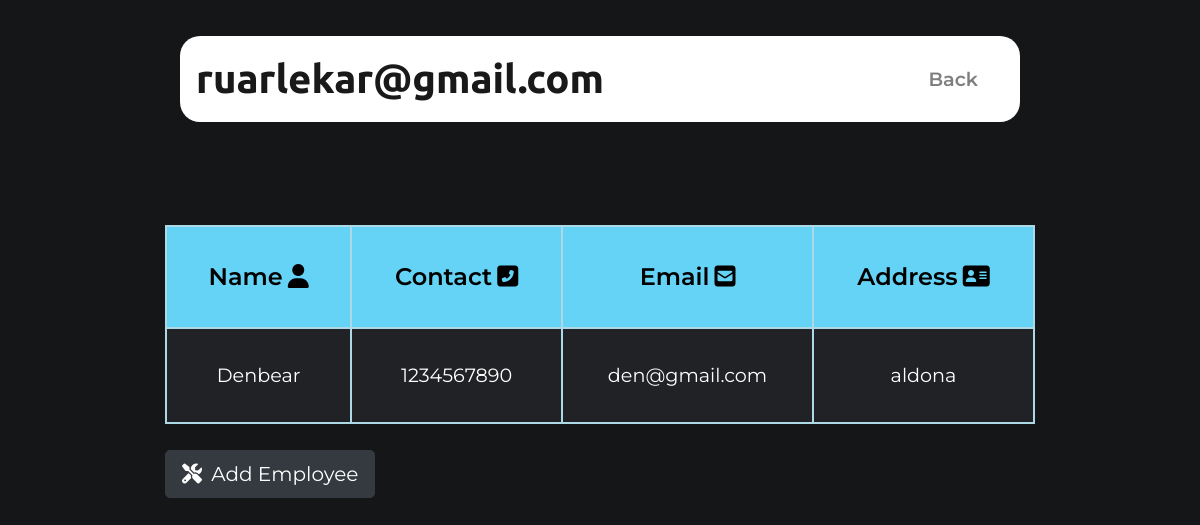
The page /ServiceCenter/displayEmp.php (signed in) on the database its author committed.
### tables this page shows
CREATE TABLE IF NOT EXISTS `employee` (
  `employee_id` int NOT NULL AUTO_INCREMENT,
  `employee_name` varchar(50) NOT NULL,
  `employee_contact` varchar(11) NOT NULL,
  `employee_email` varchar(40) NOT NULL,
  `employee_address` varchar(100) NOT NULL,
  PRIMARY KEY (`employee_id`)
);

### ServiceCenter/displayEmp.php (the view, shortened to what this page needs)
<?php
require 'config/connect.php';
$chk_sql = mysqli_query($connect, "select * from employee");
?>
<!DOCTYPE html>
<html>
<head>
    <link rel="stylesheet" href="https://stackpath.bootstrapcdn.com/bootstrap/4.3.1/css/bootstrap.min.css">
    <link rel="stylesheet" href="css/profile.css">
    <link rel="stylesheet" href="css/style.css">
</head>
<body>
    <section id="title">
        <div class="containers-fluid">
            <nav class="navbar navbar-expand-lg navbar-light  ">
                <a class="navbar-brand" href="" id="username" value="">
                    <?php
                    echo $_SESSION['email'];
                    ?>
                </a>
                <div class="collapse navbar-collapse" id="navbarSupportedContent">
                    <ul class="navbar-nav ml-auto">
                        <li class="nav-item">
                            <a class="nav-link" href="adminProfile.php" id="back">Back</a>
                        </li>
                    </ul>
                </div>
            </nav>
            <div class="row">
                <table class="user-details">
                    <tr>
                        <th>Name<i class="fa fa-user " style="margin-left: 5px;margin-top: 5px;"></i></th>
                        <th>Contact<i class="fas fa-phone-square-alt" style="margin-left: 5px;margin-top: 5px;"></i></th>
                        <th>Email<i class="fas fas fa-envelope-square" style="margin-left: 5px;margin-top: 5px;"></i></th>
                        <th>Address<i class="fas fa-address-card" style="margin-left: 5px;margin-top: 5px;"></i></th>
                    </tr>
                    <?php
                    while ($emp_data = mysqli_fetch_array($chk_sql)) {
                        $empname = $emp_data['employee_name'];
                        $empcontno = $emp_data['employee_contact'];
                        $empemail = $emp_data['employee_email'];
                        $empaddress = $emp_data['employee_address'];
                    ?>
                        <tr>
                            <td><?php echo $empname; ?></td>
                            <td><?php echo $empcontno; ?></td>
                            <td><?php echo $empemail; ?></td>
                            <td><?php echo $empaddress; ?></td>
                        </tr>
                    <?php
                    }
                    ?>
                </table>
                <button type="button" class="btn btn-dark btn-lg" style="margin-top: 3%;" id="add_Employee"><i class="fas fa-tools" style="margin-right: 4px;"></i> Add Employee</button>
            </div>
        </div>
    </section>
</body>
</html>

### ServiceCenter/css/profile.css (style rules this page uses)
body { font-family: "Montserrat", sans-serif; text-align: center; background-color: #6c757d; }
.containers-fluid { padding: 7% 15%; }
.navbar { margin: 0 0 1rem; background-color: white; color: #000; border-radius: 20px; }
.navbar-brand { font-family: "Ubuntu", sans-serif; font-size: 2.5rem; font-weight: bold; }
.nav-item { padding: 0 18px; }
.nav-link { font-size: 1.2rem; font-family: "Montserrat", sans-serif; font-weight: 600; }
#title { background-color: #000; color: ghostwhite; text-align: left; }
#title .containers-fluid { padding: 3% 15% 8%; }
.containers-fluid { height: 97vh; background-color: #151618; }
table { width: 100%; }
table, th, td { color: white; border: 2px solid lightblue; text-align: center; padding: 2rem; }
th { height: 4.5rem; font-size: 1.5rem; font-weight: 600; color: black; background-color: rgb(100, 211, 245); }
td { height: 5rem; font-size: 1.2rem; background-color: black; }
.user-details th { height: 4.5rem; font-size: 1.5rem; font-weight: 600; color: black; background-color: rgb(100, 211, 245); }
.user-details td { height: 5rem; font-size: 1.2rem; background-color: #202225; }
.user-details { margin-top: 10%; }

### ServiceCenter/css/style.css (style rules this page uses)
* { box-sizing: border-box; }
body { background-color: #151618; }

### rows shown on the page
employee: employee_name "Denbear", employee_contact "1234567890", employee_email "den@gmail.com", employee_address "aldona"

### other values the page prints
$_SESSION['email'] "ruarlekar@gmail.com"
